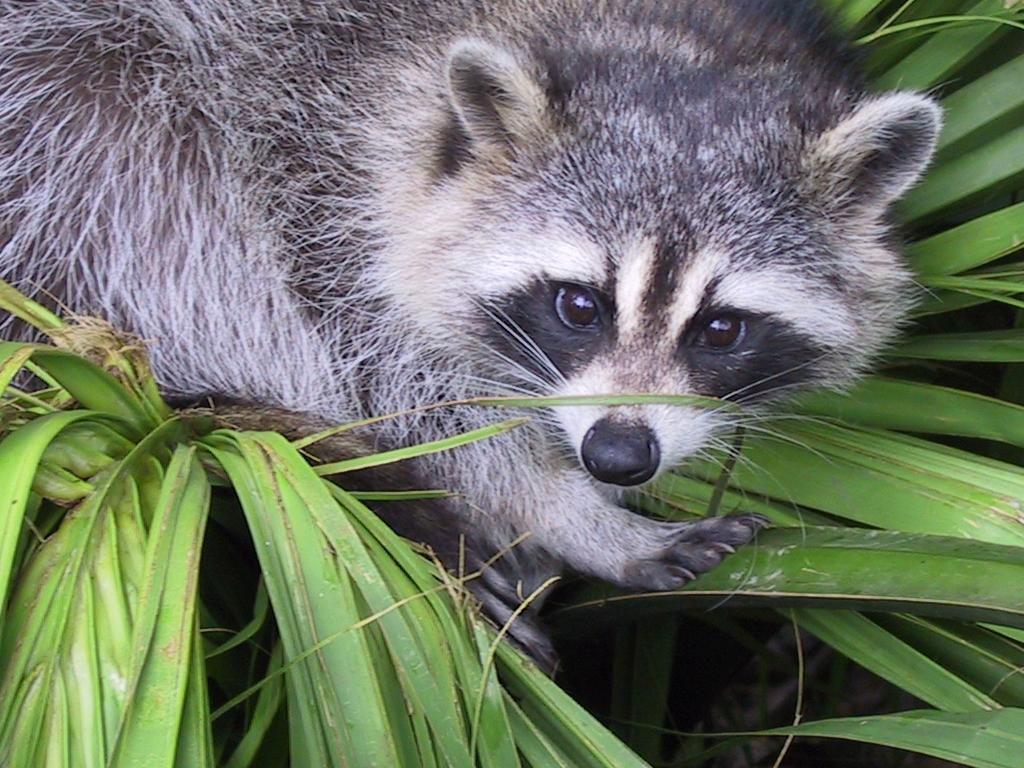
#> input picture python_1/ex04/animal.jpeg, 1024 x 768 px
$ python rotate.py
#> lines starting #> are read from the running program, lines starting #| are printed output that depends on the picture
### python_1/ex04/load_image.py
import numpy as np
from PIL import Image
import os
import sys


def ft_load(path: str) -> np.array:
    """
    Loads an image, prints its format, and its pixels
    content in RGB format.

    Args:
        arg1 (str): Path to the image to be loaded.

    Returns:
        An array representing the loaded image pixels
        content in RGB format
    """
#> called with path = 'animal.jpeg'
    # [16 lines of commented-out code are left out]

    try:
        if not os.path.exists(path):
            raise FileNotFoundError(f"Error: File '{path}' not found.")

        if not os.path.isfile(path):
            raise ValueError(f"Error: '{path}' is not a valid file.")

        with Image.open(path) as img:
#> img is the input picture: PIL image 1024x768 RGB; mean R, G, B 110.7, 117.7, 102.1
            img_format = img.format
#> img_format = 'JPEG'

            if img_format not in ['JPEG', 'JPG']:
                print(f"Warning: Image format is no JPG/JPEG ({img_format}).")

            if img.mode != 'RGB':
                img = img.convert('RGB')

            img_array = np.array(img)

            # print(f"The shape of image is: {img_array.shape}")

            return img_array

    except FileNotFoundError as e:
        print(str(e))
        sys.exit(1)

    except ValueError as e:
        print(str(e))
        sys.exit(1)

    except Exception as e:
        print(f"Error loading image: {str(e)}")
        sys.exit(1)

### python_1/ex04/rotate.py
from load_image import ft_load
import matplotlib.pyplot as plt
import numpy as np
import sys


def cut_square_img() -> np.array:
    """
    Loads the image "animal.jpeg", cuts a square from it and returns it.

    Args:
        None

    Returns:
        Array representing a square portion of "animal.jpeg".
    """

    try:
        img_array_original = ft_load("animal.jpeg")

        original_height, original_width, _ = img_array_original.shape
#> original_height = 768; original_width = 1024

        crop_size = 400

        left = (original_width - crop_size) // 2
#> left = 312
        top = (original_height - crop_size) // 2
#> top = 184
        right = left + crop_size
#> right = 712
        bottom = top + crop_size
#> bottom = 584

        img_cropped_rgb_array = img_array_original[top:bottom, left:right, :]
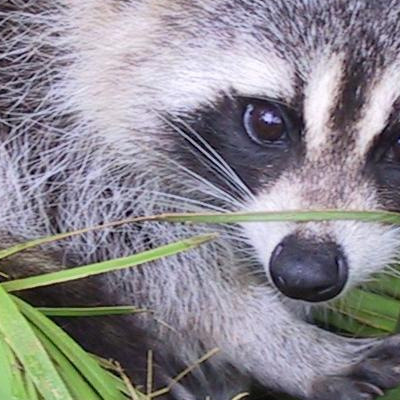
#> img_cropped_rgb_array: shape (400, 400, 3); mean R, G, B 138.1, 135.5, 141.3

        grayscale_array = (
            img_cropped_rgb_array[:, :, 0] * 0.2989 +
            img_cropped_rgb_array[:, :, 1] * 0.5870 +
            img_cropped_rgb_array[:, :, 2] * 0.1140
        ).astype(np.uint8)
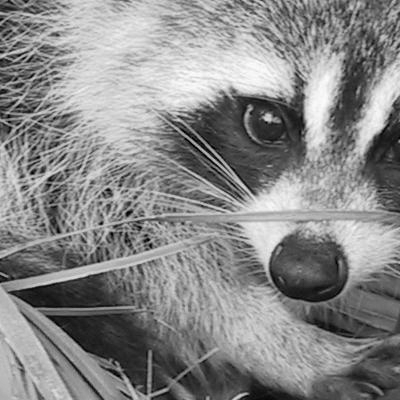
#> grayscale_array: shape (400, 400); min 0, max 253, mean 136.4

        # final_array = np.expand_dims(grayscale_array, axis=2)
        final_array = grayscale_array
        print(f"The shape of image is: {final_array.shape}")
#| The shape of image is: (400, 400)
        print(final_array)
#> (printed output is left out)

        return final_array

    except FileNotFoundError as e:
        print(f"Error: {e}", file=sys.stderr)
        sys.exit(1)
    except ValueError as e:
        print(f"Error: {e}", file=sys.stderr)
        sys.exit(1)
    except Exception as e:
        print(f"An unexpected error occurred: {str(e)}", file=sys.stderr)
        sys.exit(1)


def transpose_array(arr: np.array) -> np.array:
    """
    Transposes a given 2D array.

    Args:
        arg1 (np.array) : Array to be tranposed.

    Return:
        Transposed array
    """
    # transposed_arr = np.moveaxis(arr, source = 1, destination=0)

    transposed_arr = np.zeros((arr.shape[0], arr.shape[1]), dtype=np.uint8)
    for x in range(arr.shape[0]):
        for y in range(arr.shape[1]):
            transposed_arr[x][y] = arr[y][x]
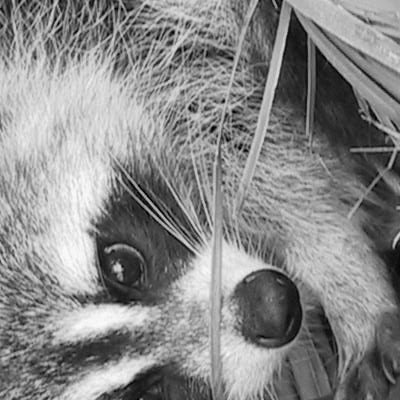
#> transposed_arr: shape (400, 400); min 0, max 253, mean 136.4

    return transposed_arr


def main():
    """
    Loads the image "animal.jpeg", cut a square part from it
    and transpose it.
    Displays it, print the new shape
    and the data of the image after the transpose.

    Args:
        None

    Returns:
        None
    """
    sqr_arr = cut_square_img()
    tranposed_img_arr = transpose_array(sqr_arr)
    print(f"New shape after Transpose: {tranposed_img_arr.shape}")
#| New shape after Transpose: (400, 400)
    print(tranposed_img_arr)
#> (printed output is left out)

    fig, axes = plt.subplots(1, 2, figsize=(10, 5))
    axes[0].imshow(sqr_arr, cmap='gray')
    axes[0].set_title('Original Square Image')
    axes[1].imshow(tranposed_img_arr, cmap='gray')
    axes[1].set_title('Transposed Image')

    plt.show()
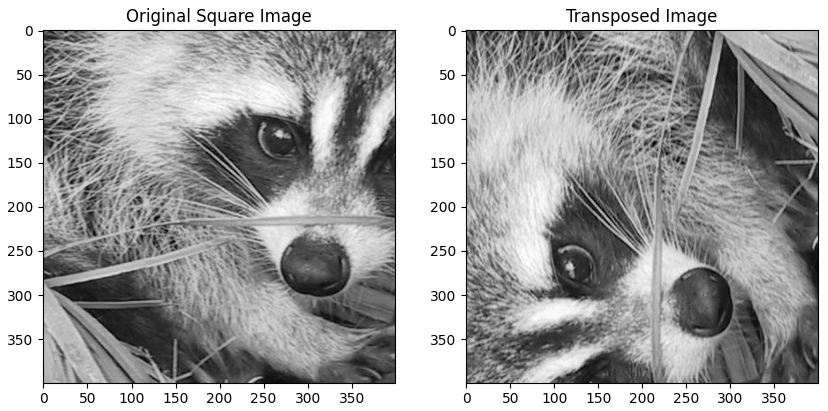
#> figure drawn by matplotlib, 2 panels


if __name__ == "__main__":
    main()
